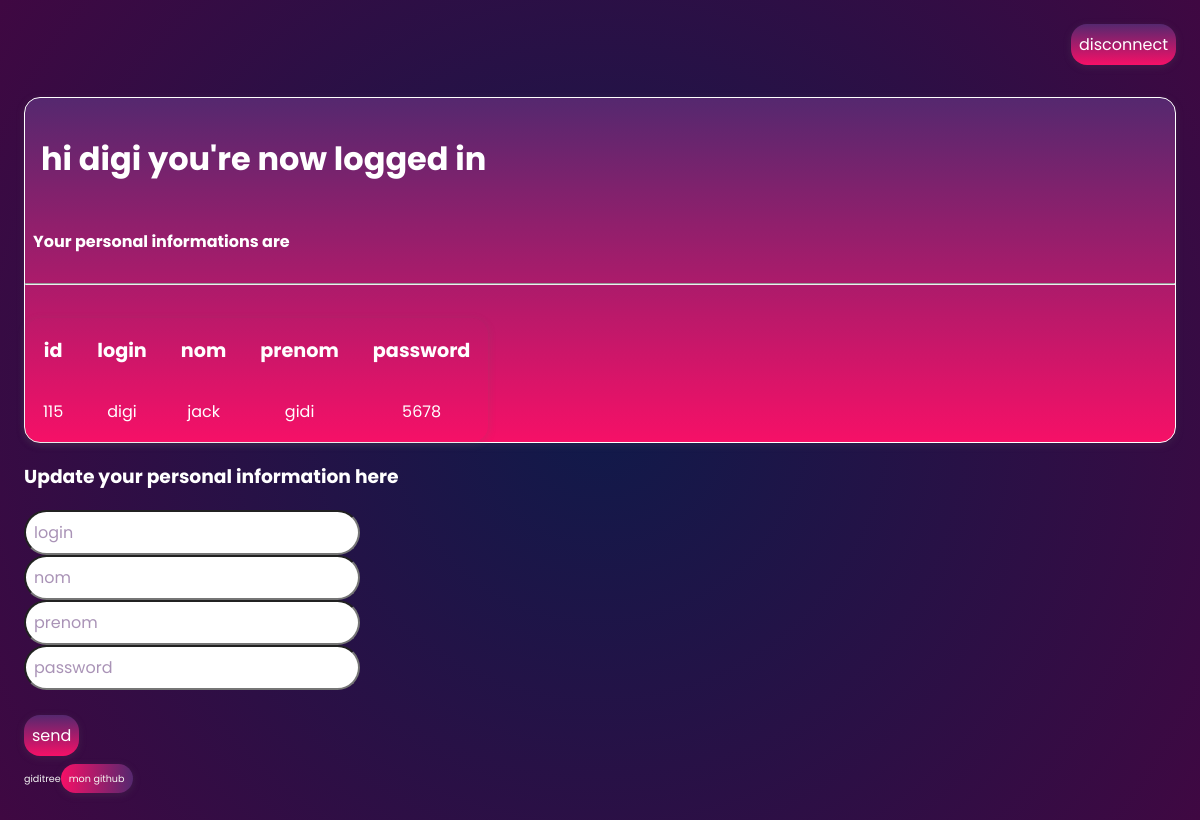
/profil.php (signed in), run on the app's committed database.
### tables this page shows
CREATE TABLE IF NOT EXISTS `utilisateurs` (
  `id` int(11) NOT NULL AUTO_INCREMENT,
  `login` varchar(255) NOT NULL,
  `prenom` varchar(255) NOT NULL,
  `nom` varchar(255) NOT NULL,
  `password` varchar(255) NOT NULL,
  `status` int(10) NOT NULL DEFAULT '0',
  `statusad` int(10) NOT NULL DEFAULT '0',
  PRIMARY KEY (`id`)
);

### profil.php (the view, shortened to what this page needs)
<!DOCTYPE html>
<html>
<head>
	<link href="modcon.css" rel="stylesheet">
</head>
<body>
	<header>
		<form action='' method="post">
		<input type="submit" name="disconnect" value="disconnect" class="buttons1">
		</form>
	</header>
	<main id="mainpro">
		<div id="wrapper">
			<div id='maindiv'>
<?php
$myidnow = $_SESSION['id'];
$servername = 'localhost:3306';
$username = 'giditree1';
$password = 'admin.io';
$database = 'carlo-de-grandi-giacomo_moduleconnexion';
$conn = mysqli_connect($servername, $username, $password, $database);
	$quest = " SELECT login FROM utilisateurs WHERE id = '$myidnow' ";
	$req = mysqli_query($conn,$quest);
	$res = mysqli_fetch_all($req);
	echo '<div id="tablediv">';
	echo '<h1> hi '. $res[0][0] . ' you\'re now logged in </h1>';
	$quest2 = " SELECT id,login,nom,prenom,password FROM utilisateurs WHERE id = '$myidnow' ";
	$req2 = mysqli_query($conn,$quest2);
	$res2 = mysqli_fetch_all($req2, MYSQLI_ASSOC);
	echo '<h4> Your personal informations are </h4><hr><br>';
	echo '<table><tr>';
		foreach($res2[0] as $k => $v){
			echo '<th>'. $k . '</th>';
				}
		foreach ($res2 as $k4 => $v4){
			echo '<tr>';
			foreach($v4 as $k5 => $v5){
				echo '<td>'. $v5 .' '. '</td>';
				}
		}
?>
						</tr>
					</table>
				</div>
		</div>
	</div>
			<div id="wrapform">
				<div id="formdiv">
					<h3> Update your personal information here </h3>
					<form action='' method='post'>
						<input type="text" name="login" placeholder="login" ><br>
						<input type="text" name="nom" placeholder="nom"><br>
						<input type="text" name="prenom" placeholder="prenom"><br>
						<input type="password" name="password" placeholder="password"><br>
						<br>
						<input type="submit" name="submit" value="send" class="buttons1">
					</form>
				</div>
			</div>
		<footer>
			<p>giditree<p>
				<a href="https://github.com/Giacomo-DeGrandi">mon github</a>
		</footer>
		</main>
</body>
</html>

### modcon.css (style rules this page uses)
body { font-family: 'Poppins', sans-serif; background: rgb(16,26,74); background: radial-gradient(circle, rgba(16,26,74,1) 0%, rgba(63,8,66,1) 100%); color: white; }
a { text-decoration: none; color: #F7F7F2; background: linear-gradient(90deg, #F61067 0%, #55286F 100%); padding: 1vh; border-radius: 2vh; box-shadow: rgba(99, 99, 99, 0.2) 0px 2px 8px 0px; }
#mainpro { display: flex; flex-direction: column; }
#maindiv { display: flex; flex-direction: column; }
table { table-layout: fixed; border-radius: 2vh; box-shadow: rgba(99, 99, 99, 0.2) 0px 2px 8px 0px; }
table th { font-size: 1.2em; padding: 2vh; }
table td { padding: 2vh; border-radius: 2vh; text-align: center; }
h1 { padding: 2vh; }
hr { color: white; }
#tablediv { border: solid 1px white; border-radius: 2vh; background: linear-gradient(0deg, #F61067 0%, #55286F 100%); color: #FF7F7F2 ; box-shadow: rgba(99, 99, 99, 0.2) 0px 2px 8px 0px; }
#tablediv h4 { padding: 1vh; }
#formdiv { display: flex; flex-direction: column; justify-content: center; }
#wrapform { justify-content: space-evenly; }
input::placeholder { color: #55286F; opacity: 0.5; }
form input { font-family: 'Poppins', sans-serif; padding: 1vh; border-radius: 4vh; font-size: 1em; }
main { padding: 2vh; }
.buttons1 { background: linear-gradient(0deg, #F61067 0%, #55286F 100%); border-radius: 2vh; border: 0px; box-shadow: rgba(99, 99, 99, 0.2) 0px 2px 8px 0px; color: white; }
header { padding: 2vh; color: #210B2C ; display: flex; justify-content: flex-end; }
footer { margin-top: 4vh; font-size: 0.6em; float: right; height: 3vh; display: flex; align-items: flex-end; height: 1vh; color: whitesmoke; }

### data on the page
utilisateurs: login "digi", id "115", nom "jack", prenom "gidi", password "5678"

### other printed values
$k "id"
$k "login"
$k "nom"
$k "prenom"
$k "password"
